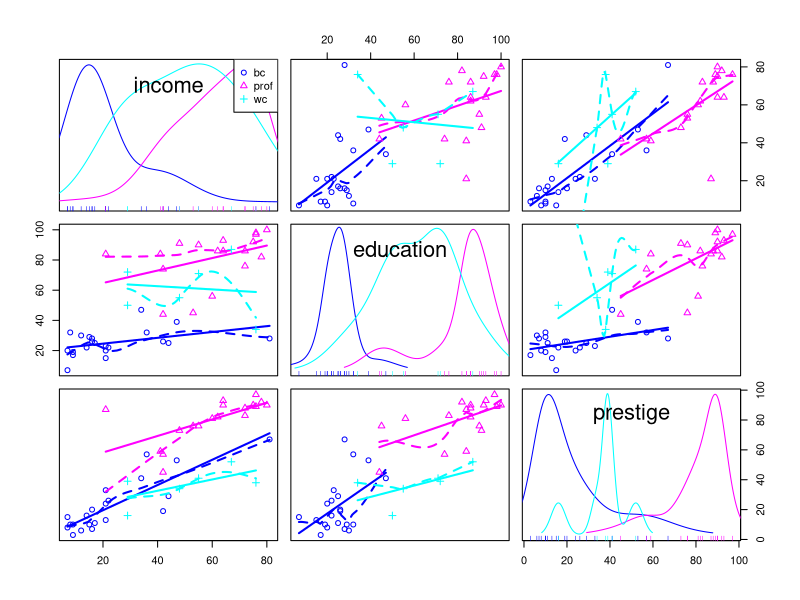
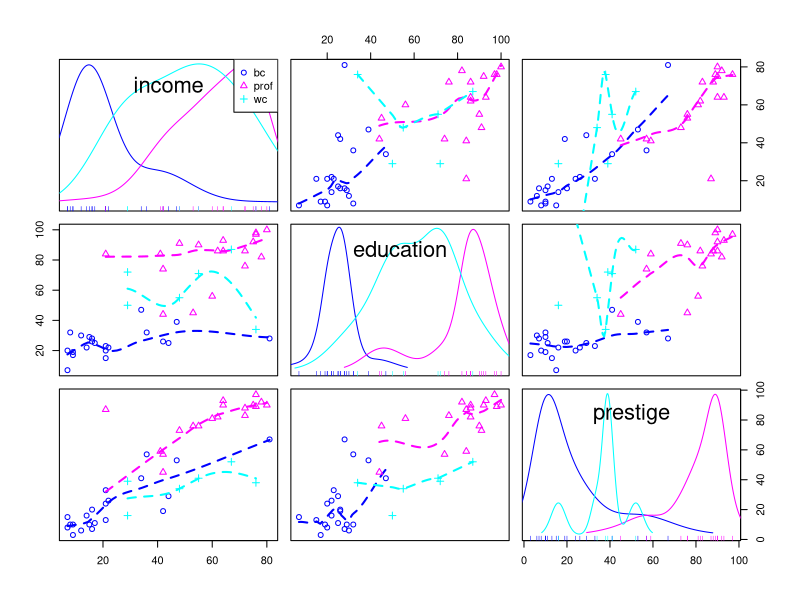
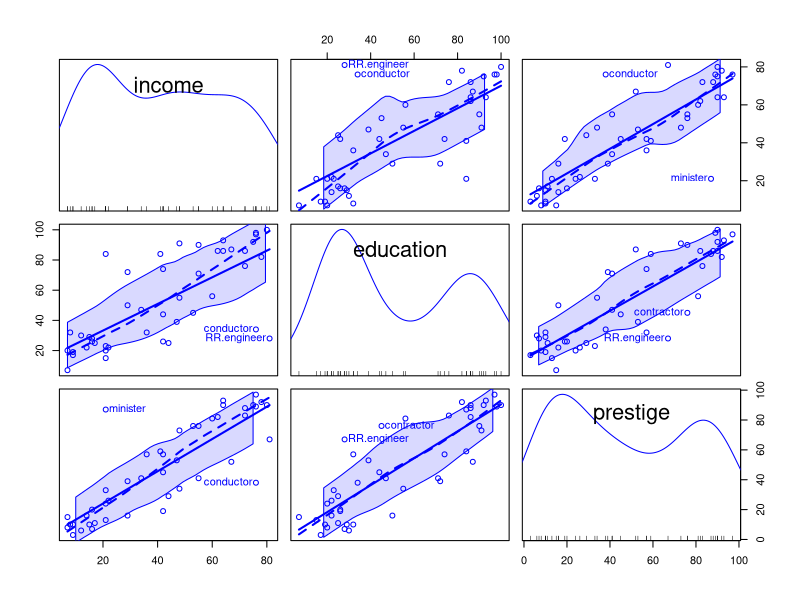
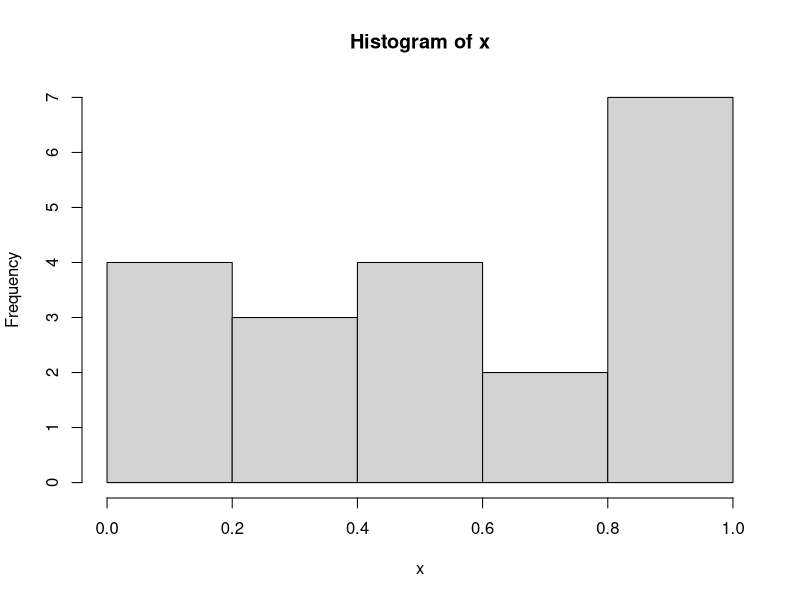
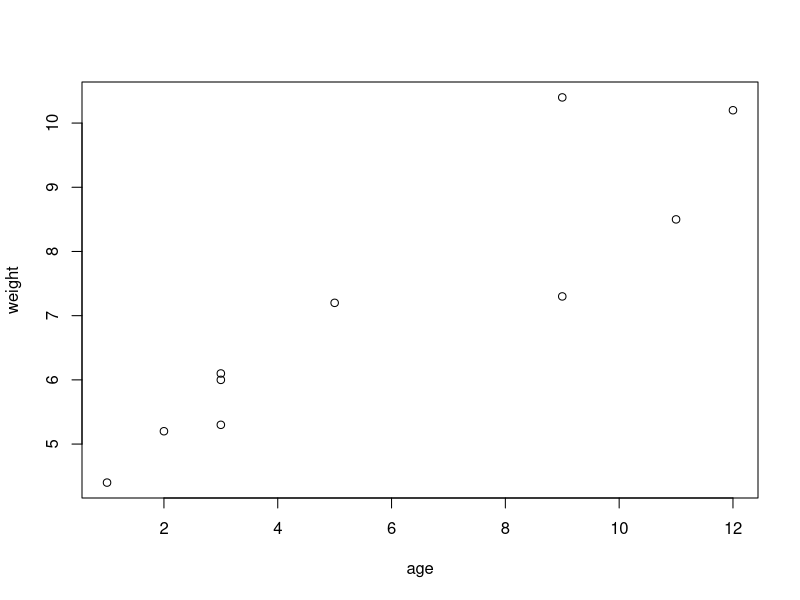

Generate these figures, in order, with R: (Note: this script raises an error after producing the figures.)
#------------------------------------#
# R in Action (2nd ed): Chapter 1    #
# Introduction to R                  #
#------------------------------------#

# A sample R session
# q() is commented out so you don't accidently exit

# Listing 1.1 - A Sample R session

age <- c(1,3,5,2,11,9,3,9,12,3)
weight <- c(4.4,5.3,7.2,5.2,8.5,7.3,6.0,10.4,10.2,6.1)
mean(weight)
sd(weight)
cor(age,weight)
pdf("try1.pdf")
plot(age,weight)
# q()
dev.off()


## another example 
## illustrate the power of R
##  Ҳ???㲻֪????????ʲô,???????ǻ?ѧϰ????????????ǿ????
library(car)
scatterplotMatrix(~ income + education + prestige | type, data=Duncan)
scatterplotMatrix(~ income + education + prestige | type, data=Duncan,
                  regLine=FALSE, smooth=list(spread=FALSE))
scatterplotMatrix(~ income + education + prestige,
                  data=Duncan, id=TRUE, smooth=list(method=gamLine))

# Listing 1.2 - An example of commands used to manage the R Workspace. 

setwd("C:/myprojects/project1") # change the path to one of your directories
options()
options(digits=3)
x <- runif(20)
summary(x)
hist(x)
savehistory() #保存历史命令
save.image()  #保存工作空间
# q()


# Listing 1.3 - Working with a new package

help.start()
install.packages("vcd")
help(package="vcd")
library(vcd)
help(Arthritis)
Arthritis
example(Arthritis)
# q()


# save graphic
pdf("mygraph.pdf")
plot(age,weight)
dev.off()


